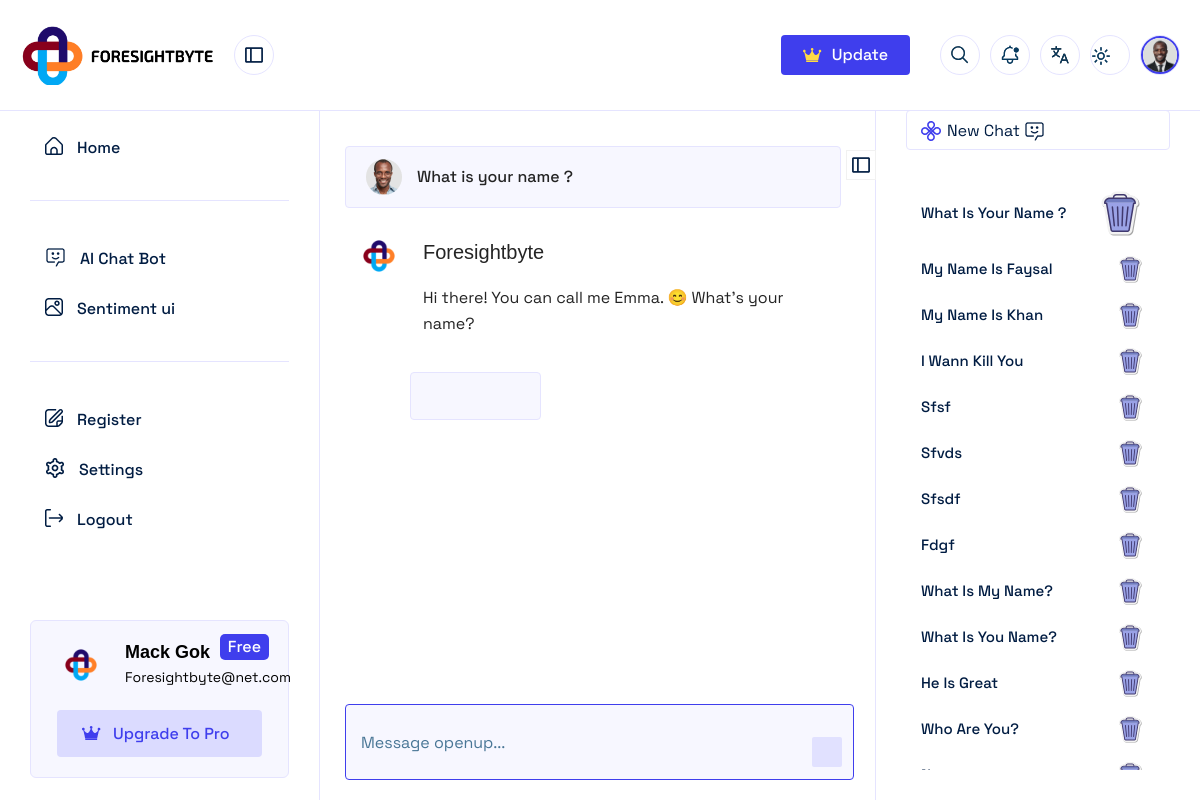
/dynamic/24, run on the app's committed database.
### myapp/models.py (models this page shows)
class BaseModel(models.Model):
    created_at = models.DateTimeField(default=now, editable=False)
    updated_at = models.DateTimeField(auto_now_add=True, editable=False)
    class Meta:
        ordering = ['-created_at']
        abstract = True

class ChatBody(BaseModel):
    chatTitle_id = models.ForeignKey(ChatTitle, on_delete=models.CASCADE)
    question = models.TextField()
    answer = models.TextField()

class ChatTitle(BaseModel):
    subadminID = models.ForeignKey(Subadmin, on_delete=models.CASCADE,null=True, blank=True)
    customerID = models.ForeignKey(Customer, on_delete=models.CASCADE,null=True, blank=True)
    title = models.TextField()

### myapp/views.py (the view)
# urls.py: path('dynamic/<int:id>', dynamic, name='dynamic'),
def dynamic(request,id):
    chatBodys = ChatBody.objects.filter(chatTitle_id=id).order_by('id')
    chatBodyscount = ChatTitle.objects.all().count()
    chatTitles = ChatTitle.objects.all()
    request.session.flush()
    data ={
        'chatTitles':chatTitles,
        'chatBodys':chatBodys,
        'id':id,
        'chatBodyscount':chatBodyscount,
    }
    return render(request, 'a_mainchat.html',data)

### templates/a_mainchat.html (shortened to what this page needs)
{% extends 'chatbase.html' %}
{% load static %}
{% block chatbody %}
 <div class="main-center-content-m-left center-content search-sticky">
    <div class="question_answer__wrapper__chatbot" id="report_dynamic_field">
        {% for chatBody in chatBodys %}
        <div class="single__question__answer">
            <div class="question_user">
                <div class="left_user_info">
                    <img src="{% static 'chatbot/assets/images/avatar/03.png' %}" alt="avatar">
                    <div class="question__user">{{chatBody.question}}</div>
                </div>
                <div class="edit__icon openuptip" tooltip="Edit It">
                    <i class="fa-regular fa-pen-to-square"></i>
                </div>
            </div>
            <div class="answer__area">
                <div class="thumbnail">
                    <img src="{% static 'ui/assets/images/favicon.ico' %}" alt="avatar">
                </div>
                <div class="answer_main__wrapper">
                    <h4 class="common__title">Foresightbyte</h4>
                    <p class="disc">
                        {{chatBody.answer}}
                    </p>
                </div>
            </div>
            <div class="share-reaction-area">
                <ul>
                    <li><a href="#" class="openuptip" tooltip="Save It"><i class="fa-regular fa-bookmark"></i></a></li>
                    <li><a href="#" class="openuptip" tooltip="Like"><i class="fa-light fa-thumbs-up"></i></a></li>
                    <li><a href="#" class="openuptip" tooltip="Unlike"><i class="fa-regular fa-thumbs-down"></i></a></li>
                </ul>
            </div>
        </div>
        {% endfor %}
    </div>
    <div >
        <form action="#" class="search-form">
            <input type="text" name="tynChatInput"  id="tynChatInput" placeholder="Message openup...">
            <button id="chatbtn"><i class="fa-regular fa-arrow-up"></i></button>
        </form>
    </div>
</div>
<div class="right-side-bar-new-chat-option">
    <div class="new-chat-option">
        <a href="{% url 'chatui' %}">
            <img src="{% static 'chatbot/assets/images/logo/logo-02.png' %}" alt="logo">
            <img src="{% static 'chatbot/assets/images/icons/04.png' %}" alt="icons">
        </a>
    </div>
    <div class="chat-history-wrapper">
            <div class="chat-history-area-start">
                {% for chatTitle in chatTitles %}
                    {% if chatTitle.id == id %}
                <div class="single-history">
                    <a href="{% url 'dynamic' chatTitle.id %}"><p>{{ chatTitle.title|truncatechars:30 }}</p>
                    <a href="{% url 'dynamic_delete' chatTitle.id %}">
                        <img src="{% static 'chatbot/assets/images/icons/icons8-delete.svg' %}" alt="icons" width="50px">
                    </a>
                </div>
                {% else %}
                <div class="single-history">
                    <a href="{% url 'dynamic' chatTitle.id %}"><p>{{ chatTitle.title|truncatechars:30 }}</p></a>
                    <a href="{% url 'dynamic_delete' chatTitle.id %}">
                        <img src="{% static 'chatbot/assets/images/icons/icons8-delete.svg' %}" alt="icons" width="30px">
                    </a>
                </div>
                {% endif %}
                {% endfor %}
            </div>
    </div>
    <div class="right-side-open-clouse" id="collups-right">
        <img src="{% static 'chatbot/assets/images/icons/01.svg' %}" alt="icons">
    </div>
</div>
{% endblock chatbody %}

### data on the page
ChatBody: question "What is your name ?", answer "Hi there! You can call me Emma. 😊 What's your name?"
ChatTitle: title "What Is Your Name ?"
ChatTitle: title "My Name Is Faysal"
ChatTitle: title "My Name Is Khan"
ChatTitle: title "I Wann Kill You"
ChatTitle: title "Sfsf"
ChatTitle: title "Sfvds"
ChatTitle: title "Sfsdf"
ChatTitle: title "Fdgf"
ChatTitle: title "What Is My Name?"
ChatTitle: title "What Is You Name?"
ChatTitle: title "He Is Great"
ChatTitle: title "Who Are You?"
